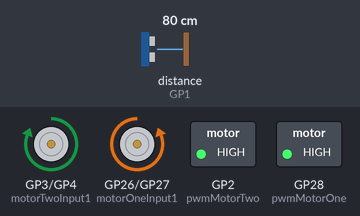
This program was run on a simulated Raspberry Pi Pico. On the bench: motor-driver pin pairs drawn as motors (green arrow = first pin HIGH = forward, orange = second pin HIGH = backward, longer = more drive), switched loads named in the program (green lamp = pin HIGH). Wiring (inferred from the names in the program): ultrasonic range finder: trigger GP1; echo GP1. The inputs (shaded band) are chosen by the test bench; at power-on: distance to the obstacle (sensor on GP1) 80 cm. The echo pulse lasts 58.3 µs per cm; what the program prints to the serial monitor is not drawn.

Above: at 1.2 s.
1.3 s: distance to the obstacle (sensor on GP1) set to 22 cm
2.8 s: distance to the obstacle (sensor on GP1) set to 18 cm
At 3.4 s:
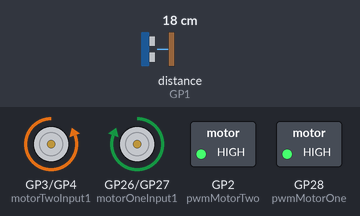
4.3 s: distance to the obstacle (sensor on GP1) set to 35 cm
At 5.5 s:
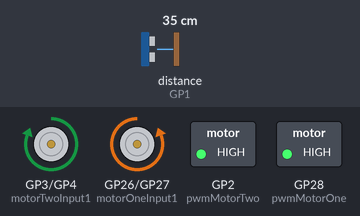
5.8 s: distance to the obstacle (sensor on GP1) set to 2 cm
At 6.8 s:
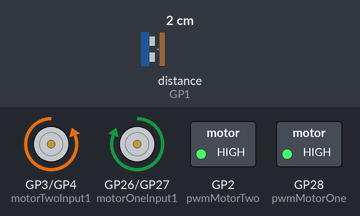
Timing chart, 0 to 8.3 s (numbered marks = the images above; inputs shaded):
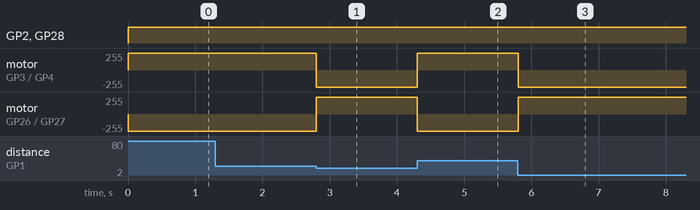

The program:

main.cpp
```cpp
#include <Arduino.h>

const int utlraPin = 1; // ultra soninc sensor PIN
const int motorOneInput1 = 26; //input  one of the L293
const int motorOneInput2 = 27; //input  two of the L293
const int motorTwoInput1 = 3; //input  three of the L293
const int motorTwoInput2 = 4; //input  four of the L293
const int pwmMotorOne = 28; // PWM pin for dc motor one
const int pwmMotorTwo = 2; // PWM pin dc motor two

const int voltageRegUlstra = 29; // PIN for the voltage regulator for the ulstrasonic sensor not in use at present

long duration;
long distanceInCm;
long durationInSeconds;

void setup() {
  Serial.begin(115200);
  pinMode(motorOneInput1, OUTPUT);
  pinMode(motorOneInput2, OUTPUT);
  pinMode(motorTwoInput1, OUTPUT);
  pinMode(motorTwoInput2, OUTPUT);
  pinMode(pwmMotorOne, OUTPUT);
  pinMode(pwmMotorTwo, OUTPUT);


  digitalWrite(motorOneInput1, LOW);
  digitalWrite(motorOneInput2, LOW);
  digitalWrite(motorTwoInput1, LOW);
  digitalWrite(motorTwoInput2, LOW);

}

int distance() {
  pinMode(utlraPin, OUTPUT);
  digitalWrite(utlraPin, LOW);
  delayMicroseconds(2);
  digitalWrite(utlraPin, HIGH);
  delayMicroseconds(10);
  digitalWrite(utlraPin, LOW);

  pinMode(utlraPin, INPUT);
  duration = pulseIn(utlraPin, HIGH);
  distanceInCm = (duration * 0.0343) / 2;

  return distanceInCm;
  }

void moveDcFwd(){
  digitalWrite(pwmMotorOne, HIGH);
  digitalWrite(motorOneInput1, LOW);
  digitalWrite(motorOneInput2, HIGH);

  digitalWrite(pwmMotorTwo, HIGH);
  digitalWrite(motorTwoInput1, HIGH);
  digitalWrite(motorTwoInput2, LOW);
}

void moveDcBack(){
  digitalWrite(pwmMotorOne, HIGH);
  digitalWrite(motorOneInput1, HIGH);
  digitalWrite(motorOneInput2, LOW);

  digitalWrite(pwmMotorTwo, HIGH);
  digitalWrite(motorTwoInput1, LOW);
  digitalWrite(motorTwoInput2, HIGH);

}
void stopDC(){
  digitalWrite(pwmMotorOne, LOW);
  digitalWrite(motorOneInput1, LOW);
  digitalWrite(motorOneInput2, LOW);

  digitalWrite(pwmMotorTwo, LOW);
  digitalWrite(motorTwoInput1, LOW);
  digitalWrite(motorTwoInput2, LOW);
}

void loop() {
  distanceInCm = distance();
  Serial.println(distanceInCm);

  if (distanceInCm < 20){
    moveDcBack();
    delay(0.1);
  }

  else if (distanceInCm > 20){
    moveDcFwd();
    delay(0.1);
  }
}
```

Measured:
- the behaviour switches between 21 and 20 cm on distance to the obstacle (sensor on GP1) (found by bisection; images 0 and 1)
- after the input at 2.8 s, motor on GP3 (motorTwoInput1) / GP4 (motorTwoInput2): forward 255/255 → backward 255/255 at once; motor on GP26 (motorOneInput1) / GP27 (motorOneInput2): backward 255/255 → forward 255/255 at once
- after the input at 4.3 s, motor on GP3 (motorTwoInput1) / GP4 (motorTwoInput2): backward 255/255 → forward 255/255 at once; motor on GP26 (motorOneInput1) / GP27 (motorOneInput2): forward 255/255 → backward 255/255 at once
- after the input at 5.8 s, motor on GP3 (motorTwoInput1) / GP4 (motorTwoInput2): forward 255/255 → backward 255/255 at once; motor on GP26 (motorOneInput1) / GP27 (motorOneInput2): backward 255/255 → forward 255/255 at once
